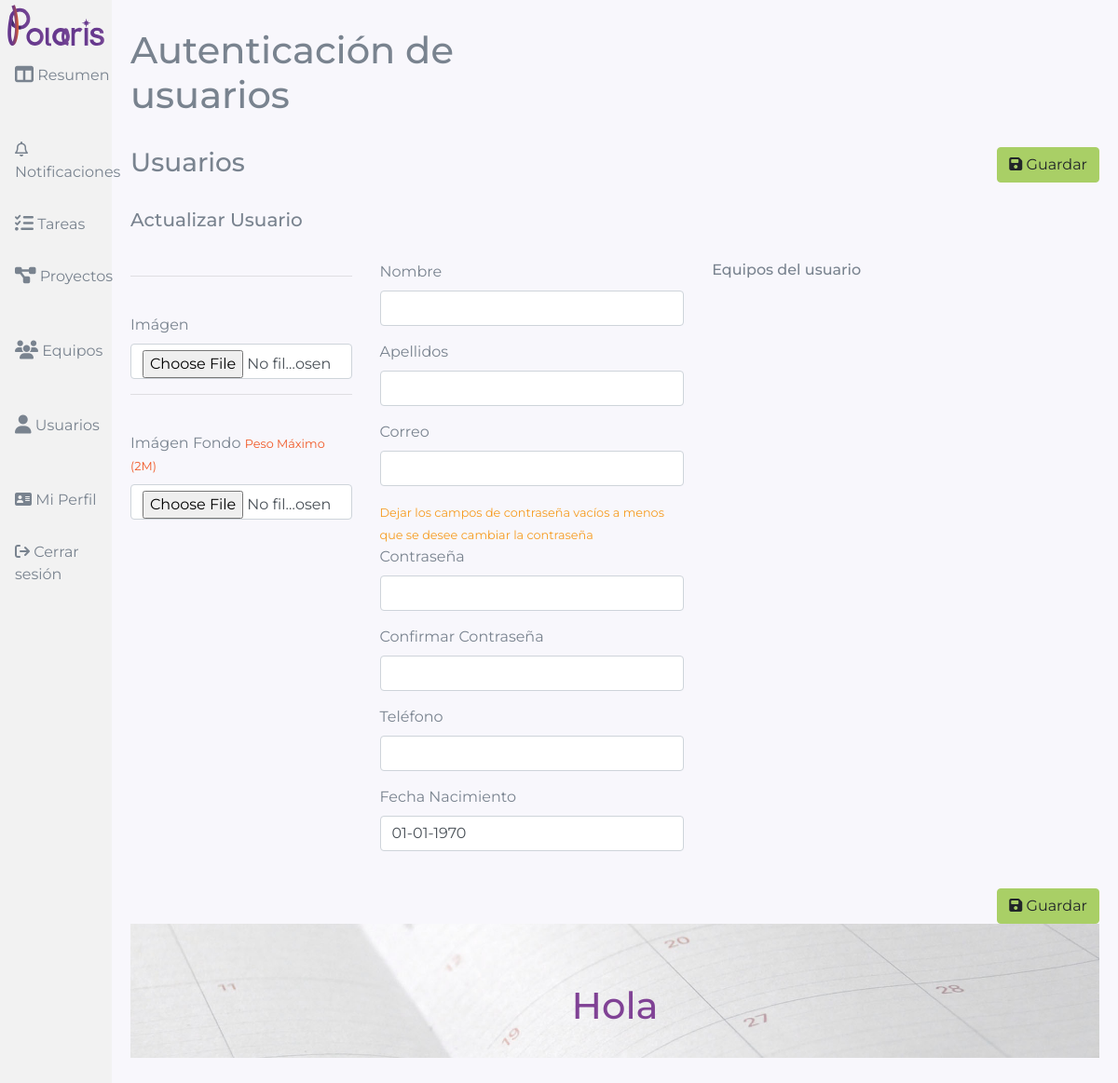
The app's page /index.php/usuarios_inicio/actualizar, older data.
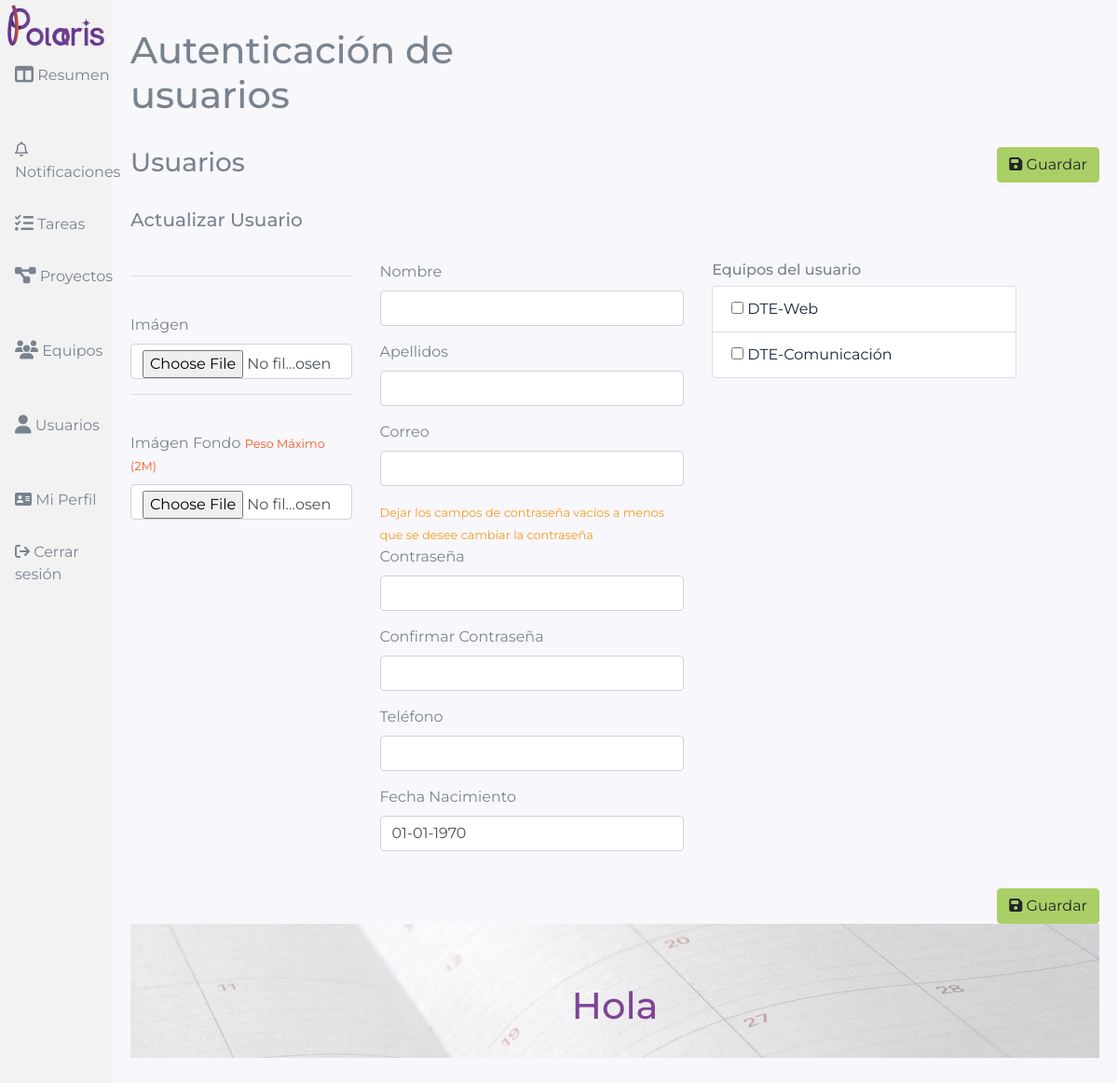
The same page, newer data.
### tables this page shows
CREATE TABLE `equipos` (
  `ID_EQUIPO` int(11) NOT NULL,
  `EQUIPO_NOMBRE` varchar(255) NOT NULL,
  `URL` varchar(255) NOT NULL,
  `EQUIPO_DESCRIPCION` text NOT NULL,
  `IMAGEN` varchar(255) NOT NULL DEFAULT 'default.jpg',
  `IMAGEN_FONDO` varchar(255) NOT NULL DEFAULT 'fondo_default.jpg	',
  `COLOR` varchar(255) NOT NULL DEFAULT 'primary',
  `TIPO` varchar(255) NOT NULL DEFAULT 'general',
  `ESTADO` varchar(255) NOT NULL DEFAULT 'activo',
  `ORDEN` int(11) NOT NULL DEFAULT 0
);

### application/controllers/Usuarios_Inicio.php (called while the page is built, shortened)
<?php
class Usuarios_Inicio extends CI_Controller {
	public function __construct(){
		$this->data['op'] = opciones_default();
		if($this->agent->is_mobile()){
			$this->data['dispositivo']  = "";
		}else{
			$this->data['dispositivo']  = "";
		}
		$this->load->model('UsuariosModel');
		$this->load->model('AutenticacionModel');
		$this->data['titulo']  = 'Autenticación de usuarios';
		$this->data['fecha_inicio'] = verificar_variable('GET','fecha_inicio',date('d-m-Y', strtotime(date('d-m-Y').' -15 days')));
		$this->data['fecha_fin'] = verificar_variable('GET','fecha_fin',date('Y-m-d H:i:s', strtotime(date('Y-m-d H:i:s').' +15 days')));
		if(isset($_SESSION['usuario']['configuraciones']['modo_noche'])){
			$modo_noche = $_SESSION['usuario']['configuraciones']['modo_noche'];
		}else{
			$modo_noche='no';
		}
		if ($modo_noche=='si') {
			$this->data['modo'] = 'noche';
		}else{
			$this->data['modo'] = 'dia';
		}
	}
	public function actualizar()
	{
		$this->form_validation->set_rules('UsuarioNombre', 'Nombre', 'required', array('required' => 'Debes escribir tu %s.'));
		$this->form_validation->set_rules('UsuarioApellidos', 'Apellidos', 'required', array('required' => 'Debes escribir tus %s.'));
		$this->form_validation->set_rules('UsuarioCorreo', 'Correo Electrónico', 'required|valid_email', array(
			'required' => 'Debes escribir tu %s.',
			'valid_email' => 'Debes escribir una dirección de correo valida.'
		));
		if($this->form_validation->run())
		{
			if(!empty($_FILES['Imagen']['name'])){
				$archivo = $_FILES['Imagen']['tmp_name'];
				$ancho = $this->data['op']['ancho_imagenes_publicaciones'];
				$alto = $this->data['op']['alto_imagenes_publicaciones'];
				$corte = 'corte';
				$extension = '.jpg';
				$tipo_imagen = 'image/jpeg';
				$calidad = 80;
				$nombre = 'equipo-'.uniqid();
				$destino = $this->data['op']['ruta_imagenes'].'usuarios/';
				$imagen = subir_imagen($archivo,$ancho,$alto,$corte,$extension,$tipo_imagen,$calidad,$nombre,$destino);
			}else{
				$imagen = $this->input->post('ImagenActual');
			}
			if(!empty($_FILES['ImagenFondo']['name'])){
				$archivo = $_FILES['ImagenFondo']['tmp_name'];
				$ancho = '1920';
				$alto = '1080';
				$corte = 'corte';
				$extension = '.jpg';
				$tipo_imagen = 'image/jpeg';
				$calidad = 80;
				$nombre = 'usuario-'.uniqid();
				$destino = $this->data['op']['ruta_imagenes'].'usuarios/';
				$imagen_fondo = subir_imagen($archivo,$ancho,$alto,$corte,$extension,$tipo_imagen,$calidad,$nombre,$destino);
			}else{
				$imagen_fondo = $this->input->post('ImagenFondoActual');
			}
			$parametros = [
				'USUARIO_NOMBRE' => $this->input->post('UsuarioNombre'),
				'USUARIO_APELLIDOS' => $this->input->post('UsuarioApellidos'),
				'USUARIO_CORREO' => $this->input->post('UsuarioCorreo'),
				'USUARIO_TELEFONO' => $this->input->post('UsuarioTelefono'),
				'IMAGEN' => $imagen,
				'IMAGEN_FONDO' => $imagen_fondo,
				'COLOR' => $this->input->post('UsuarioColor'),
				'USUARIO_FECHA_NACIMIENTO' => date('Y-m-d', strtotime($this->input->post('UsuarioFechaNacimiento'))),
				'FECHA_ACTUALIZACION' => date('Y-m-d H:i:s'),
				'TIPO' => $this->input->post('Tipo')
			];
			$nuevo_pass = verificar_variable('POST','UsuarioPass','');
			if(!empty($nuevo_pass)){
				$pass = password_hash($this->input->post('UsuarioPass'), PASSWORD_DEFAULT);
				$parametros['USUARIO_PASSWORD'] = $pass;
			}
			$this->GeneralModel->actualizar('usuarios',['ID_USUARIO'=>$this->input->post('Identificador')],$parametros);
			$this->GeneralModel->borrar('meta_datos',['ID_OBJETO'=>$this->input->post('Identificador'),'TIPO_OBJETO'=>'usuario']);
			if(!empty($_POST['Meta'])){
				foreach($_POST['Meta'] as $nombre => $valor){
					$parametros_meta = array(
						'ID_OBJETO'=>$this->input->post('Identificador'),
						'DATO_NOMBRE'=>$nombre,
						'DATO_VALOR'=>$valor,
						'TIPO_OBJETO'=>'usuario',
					);
					$this->GeneralModel->crear('meta_datos',$parametros_meta);
				}
			}
			$this->GeneralModel->borrar('equipos_usuarios',['ID_USUARIO'=>$this->input->post('Identificador')]);
			if(isset($_POST['EquiposUsuarios'])&&!empty($_POST['EquiposUsuarios'])){
				foreach($_POST['EquiposUsuarios'] as $equipo){
					$parametros = array(
						'ID_USUARIO' => $this->input->post('Identificador'),
						'ID_EQUIPO' => $equipo
					);
					$this->GeneralModel->crear('equipos_usuarios',$parametros);
				}
			}
			redirect(base_url('usuarios/detalles?id='.$this->input->post('Identificador')));
		}else{
			$this->data['usuario'] = $this->GeneralModel->detalles('usuarios',['ID_USUARIO'=>$_SESSION['usuario']['id']]);
			$this->data['meta'] = $this->GeneralModel->lista('meta_datos','',['ID_OBJETO'=>$_GET['id'],'TIPO_OBJETO'=>'usuario'],'','','');
			$this->data['meta_datos'] = array(); foreach($this->data['meta'] as $m){ $this->data['meta_datos'][$m->DATO_NOMBRE]= $m->DATO_VALOR; }
			$this->load->view($this->data['op']['plantilla'].$this->data['dispositivo'].'/front/headers/header_principal',$this->data);
			$this->load->view($this->data['op']['plantilla'].$this->data['dispositivo'].'/front/usuario_form_actualizar_usuario',$this->data);
			$this->load->view($this->data['op']['plantilla'].$this->data['dispositivo'].'/front/footers/footer_principal',$this->data);
		}
	}
}

### index.php (called while the page is built, shortened)
<?php
require_once BASEPATH.'core/CodeIgniter.php';

### application/models/GeneralModel.php (called while the page is built, shortened)
<?php
class GeneralModel extends CI_Model {
  function conteo($tabla,$tablas_join,$parametros_or,$parametros_and,$agrupar){
    if(!empty($parametros_and)){
      $this->db->group_start();
      $this->db->where($parametros_and);
      $this->db->group_end();
    }
    $query = $this->db->count_all_results($tabla);
    return $query;
  }
 function lista($tabla,$parametros_or,$parametros_and,$orden,$limite,$offset){
   if(!empty($parametros_and)){
     $this->db->group_start();
     $this->db->where($parametros_and);
     $this->db->group_end();
   }
    $query = $this->db->get($tabla);
    return $query->result();
  }
}
?>

### application/views/default/front/usuario_form_actualizar_usuario.php (the view, shortened to what the rows shown need)
<form action="<?php echo base_url('usuarios/actualizar') ?>" method="post" enctype="multipart/form-data">
	<div class="row mb-4">
		<div class="col-12 col-md-4">
			<?php
				$equipos = $this->GeneralModel->lista('equipos','',['ESTADO'=>'activo'],'','','');
				$usuarios_asignados = array();
				?>
			<ul class="list-group">
				<?php foreach($equipos as $equipo){ ?>
				<li  class="list-group-item text-dark">
						<label class="form-check-label" >
							<input type="checkbox" class="" name="EquiposUsuarios[]"
							value="<?php echo $equipo->ID_EQUIPO; ?>"
							<?php if(in_array($equipo->ID_EQUIPO,$usuarios_asignados)){ echo "checked"; } ?>
							>
							<?php echo $equipo->EQUIPO_NOMBRE; ?></label>
				</li>
			<?php } ?>
			</ul>
		</div>
	</div>
</form>
<div class="jumbotron jumbotron-fluid mb-3 pb-4 bg-primary overlay overlay-black position-relative" style="background-size:cover; background-position: center; background-image:url(<?php echo base_url('assets/img/main_bg.jpg'); ?>">
	<div class="container text-white h-100 tofront">
		<div class="row align-items-center justify-content-center text-center">
			<div class="col-md-10">
				<h1 class="text-primary">  Hola <?php echo $_SESSION['usuario']['nombre']; ?></h1>
			</div>
		</div>
	</div>
</div>

Row changes from the older to the newer data that the page shows:
added equipos: EQUIPO_NOMBRE "DTE-Web"
added equipos: EQUIPO_NOMBRE "DTE-Comunicación"
